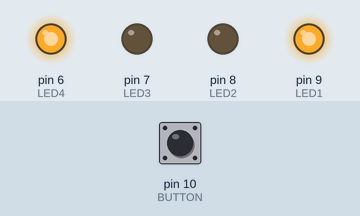
This sketch was run on a simulated Arduino Uno, built with avr-gcc and run on an emulated ATmega328P. On the bench: output pins drawn as LEDs (lit = HIGH). The inputs (shaded band) are chosen by the test bench; at power-on: pin 10 (BUTTON) LOW.

Above: at 1.2 s.
1.3 s: pin 10 (BUTTON) pulled HIGH for 0.15 s
At 1.37 s:
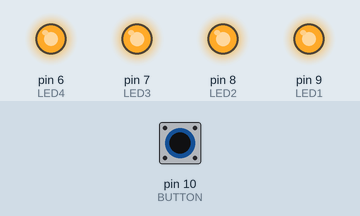
2.9 s: pin 10 (BUTTON) pulled HIGH for 3.2 s
At 6.9 s:
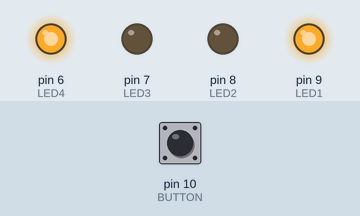
Timing chart, 0 to 8.4 s (numbered marks = the images above; inputs shaded):
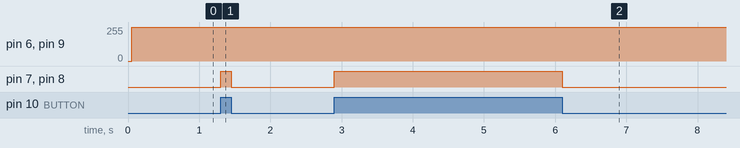

Measured:
- after the input at 1.3 s, pin 7 (LED3), pin 8 (LED2): LOW → HIGH at once, → LOW 0.15 s later
- after the input at 2.9 s, pin 7 (LED3), pin 8 (LED2): LOW → HIGH at once, → LOW 3.2 s later

The sketch:

4LED.ino
```cpp
//Assignment 1
//this sketch fades two outer LEDs while blinking the two middle ones
//this was an attempt to make an LED light pattern
//consisting of two outer LEDs fading in and out while
//the inner LEDs blink on and off


const int LED1 = 9;// the pin for the LED
const int LED2 = 8;
const int LED3 = 7;
const int LED4 = 6;
const int BUTTON = 10;

int i = 0; // We'll use this to count up and down

//int ButtonValue = 0; //0 = LED off while 1 = LED on

void setup() {

pinMode(BUTTON, INPUT); //tells arduino BUTTON is an input

pinMode(LED1, OUTPUT); // tell Arduino LED is an output
pinMode(LED2, OUTPUT); // tell Arduino LED is an output
pinMode(LED3, OUTPUT); // tell Arduino LED is an output
pinMode(LED4, OUTPUT); // tell Arduino LED is an output

}

void loop(){

for (i = 0; i < 255; i++) { // loop from 0 to 254 (fade in)

if(digitalRead(BUTTON) == HIGH)
{

  digitalWrite(LED1, i);
  digitalWrite(LED2, HIGH);
  digitalWrite(LED3, HIGH);
  digitalWrite(LED4, i);
}

else
{
  digitalWrite(LED1, i);
  digitalWrite(LED2, LOW);
  digitalWrite(LED3, LOW);
  digitalWrite(LED4, i);
}
}
}

//analogWrite(LED1, HIGH); // set the LED brightness
//delay(10);
//analogWrite(LED2, HIGH); // set the LED brightness
//delay(10);
//analogWrite(LED3, HIGH); // set the LED brightness
//delay(10);
//analogWrite(LED4, HIGH); // set the LED brightness
//delay(10);

//}


//for (i = 255; i > 0; i--) { // loop from 255 to 1 (fade out)

//analogWrite(LED1, LOW); // set the LED brightness
//delay(10);
//analogWrite(LED2, LOW); // set the LED brightness
//delay(10);
//analogWrite(LED3, LOW); // set the LED brightness
//delay(10);
//analogWrite(LED4, LOW); // set the LED brightness
//delay(10); // Wait 10ms

//}

 // }
```
